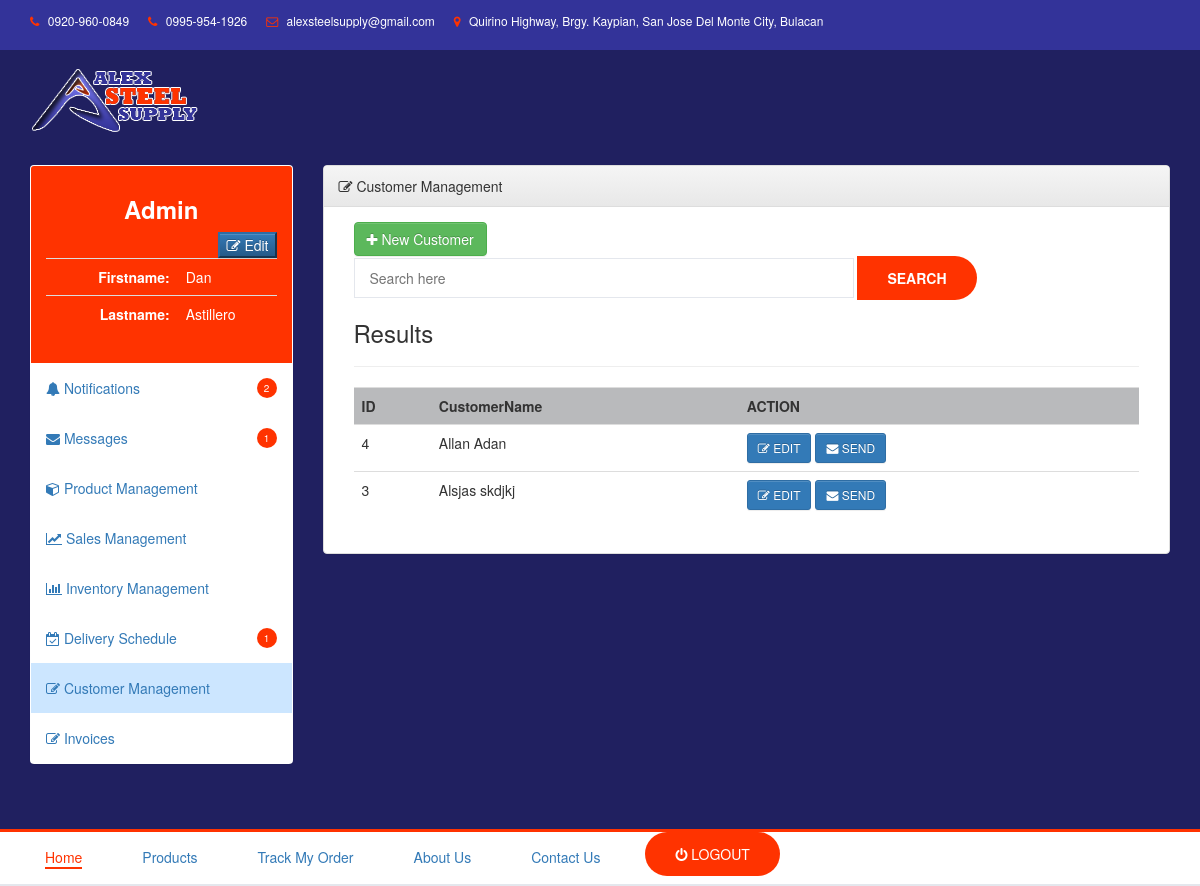
The page /admincustomer.php (signed in) on the database as committed earlier.
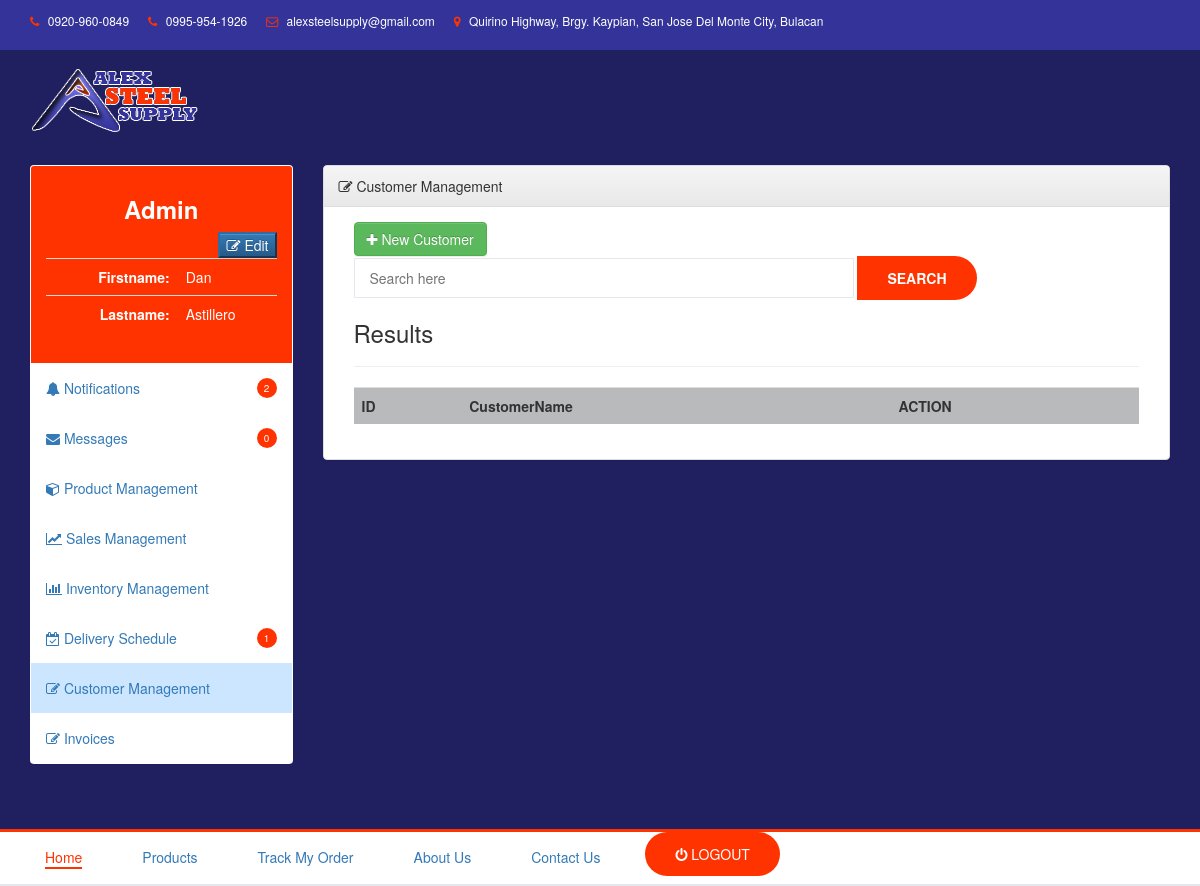
The same page on the database as committed later.
### tables this page shows
CREATE TABLE IF NOT EXISTS `myaccounttbl` (
  `accountid` int(10) NOT NULL AUTO_INCREMENT,
  `usertype` varchar(20) NOT NULL,
  `myaccountID` varchar(50) NOT NULL,
  `firstname` varchar(100) NOT NULL,
  `lastname` varchar(100) NOT NULL,
  `company` varchar(100) NOT NULL,
  `tin` varchar(100) NOT NULL,
  `gender` varchar(5) NOT NULL,
  `image` varchar(150) NOT NULL,
  `houseno` varchar(100) NOT NULL,
  `barangay` varchar(100) NOT NULL,
  `municipal` varchar(100) NOT NULL,
  `province` varchar(100) NOT NULL,
  `zipcode` varchar(10) NOT NULL,
  `mobileno` varchar(20) NOT NULL,
  `email` varchar(100) NOT NULL,
  `username` varchar(100) NOT NULL,
  `password` varchar(100) NOT NULL,
  PRIMARY KEY (`accountid`)
);

### function2.php (called while the page is built)
<?php
function countmessage($id){
    include('connection.php');
    $sql="SELECT COUNT(messagetext) as messagecount FROM messagingtbl WHERE msgtoaccountid=".$id;
    $executeQuery=mysqli_query($con, $sql);
    $result=mysqli_fetch_array($executeQuery);
    $ibalik=$result['messagecount'];
    return $ibalik;
}
?>

### admincustomer.php (the view, shortened to what the changed rows need)
<?php
require_once("connection.php");
include('function2.php');
     $userprofile=$_SESSION['user_name'];
     if($userprofile==true){
         $query="SELECT * FROM `myaccounttbl` WHERE username='$userprofile' ";
         $data=mysqli_query($con, $query);
         $result=mysqli_fetch_assoc($data);
         $id=$result['accountid'];
     }
     @$search=$_GET['searchdata'];
     $userquery="SELECT * FROM `myaccounttbl` where `usertype`='user' ORDER BY `firstname` ";
     $userdata=mysqli_query($con, $userquery);
      $userquery2="SELECT * FROM `myaccounttbl` where lastname='$search' OR firstname='$search' OR `usertype`='user' ORDER BY `firstname` ";
       $userdata2=mysqli_query($con, $userquery2);
?>
<!DOCTYPE html>
<html lang="en">
    <head>
        <link type="text/css" rel="stylesheet" href="css/bootstrap.min.css"/>
        <link type="text/css" rel="stylesheet" href="bootstrap-3.3.7-dist/css/bootstrap.css"/>
        <link type="text/css" rel="stylesheet" href="css/slick.css"/>
        <link type="text/css" rel="stylesheet" href="css/slick-theme.css"/>
        <link type="text/css" rel="stylesheet" href="css/nouislider.min.css"/>
        <link rel="stylesheet" href="css/font-awesome.min.css">
        <link type="text/css" rel="stylesheet" href="css/style.css"/>
        <link rel="stylesheet" href="assets/bootstrap/css/bootstrap.min.css">
        <link rel="stylesheet" href="assets/fonts/font-awesome.min.css">
        <link rel="stylesheet" href="assets/css/styles.css">
        <link rel="stylesheet" href="assets/css/Pretty-Header.css">
        <link rel="stylesheet" href="assets/css/cool-link.css">
        <link rel="stylesheet" href="assets/css/slideInDown.css">
        <link rel="stylesheet" href="assets/css/slideInLeft.css">
        <link rel="stylesheet" href="assets/css/slideInRight.css">
        <link rel="stylesheet" href="assets/css/Pretty-Footer.css">
        <link rel="stylesheet" href="assets/css/Google-Style-Login.css">
        <link rel="stylesheet" href="assets/css/Google-Style-Login-1.css">
        <link rel="stylesheet" href="../../maxcdn.bootstrapcdn.com/bootstrap/3.3.6/css/bootstrap.min.css">
        <link rel="stylesheet" href="https://maxcdn.bootstrapcdn.com/bootstrap/3.4.1/css/bootstrap.min.css">
    </head>
    <body>
        <header>
            <div id="header">
                <div class="container">
                    <div class="row">
                <div class="col-md-12">
                <div class="row">
                    <div class="section">
                        <div class="container">
                            <div class="row">
                                 <div id="myaccount-section" class="col-md-3">
                                     <div class="panel">
                                           <div class="panel-heading" style="background-color: #ff3300; color: #fff;"><h3><center><b>  Admin </b> </center> </h3>
                                                        <table class="table table-responsive ">
                                                            <tr>
                                                                <th style="text-align: right;">Firstname: </th>
                                                            </tr style="text-align: right;">
                                                            <tr>
                                                                <th style="text-align: right;">Lastname: </th>
                                                            </tr>
                                                        </table>
                                           </div>
                                                <div class="panel-body">
                                                <a href="adminmessages.php">
                                                    <span><i class="fa fa-envelope"></i></span>
                                                    <span>Messages</span>
                                                    <div style=" float: right; top: -10px;  width: 20px;height: 20px; line-height: 20px; text-align: center; border-radius: 50%;font-size: 10px;color: #FFF;background-color: #ff3300;"><?php echo countmessage($id); ?></div>
                                                </a>
                                                </div>
                                            </div>
                                        </div>
                                         <div class="col-md-9">
                                        <div class="panel panel-default">
                                            <div class="panel-body">
                                                <div class="col-md-12">
                                                    <br>
                                                    <table class="table table-responsive table-hover">
                                                       <tr style="background-color: #B9BABC ">
                                                         <th style="text-align: left;">ID</th>
                                                         <th style="text-align: left;">CustomerName</th>
                                                         <th style="text-align: left;">ACTION</th>
                                                       </tr>
                                                       <?php
                                                       if(isset($_GET['searchdata'])){
                                                        while ($userresult2=mysqli_fetch_assoc($userdata2)) {
                                                       ?>
                                                       <tr>
                                                         <td> <?php echo $userresult2['accountid'] ?> </td>
                                                         <td> <?php echo $userresult2['firstname'] ."  " .$userresult2['lastname'] ?> </td>
                                                         <td>
                                                            <a href="admincustomeredit.php?id=<?php echo $userresult2['ID'] ?>">
                                                            <button class="btn btn-primary"> <span><i class="fa fa-edit"></i></span> EDIT </button>
                                                            </a>
                                                        </td>
                                                       </tr>
                                                       <?php
                                                                }
                                                           }else {
                                                            while ($userresult=mysqli_fetch_assoc($userdata)) {
                                                        ?>
                                                       <tr>
                                                         <td> <?php echo $userresult['accountid'] ?> </td>
                                                         <td> <?php echo $userresult['firstname'] ."  " .$userresult['lastname'] ?> </td>
                                                         <td>
                                                            <a href="admincustomeredit.php?id=<?php echo $userresult['accountid'] ?>">
                                                            <button class="btn btn-primary btn-sm " > <span><i class="fa fa-edit"></i></span> EDIT </button></a>
                                                           <button class="btn btn-primary btn-sm " data-toggle="modal" data-target="#sendmessage" onclick="sendmsg(<?php echo $userresult['accountid']; ?>)"> <span><i class="fa fa-envelope"></i></span> SEND </button>
                                                        </td>
                                                       </tr>
                                                        <?php
                                                            }
                                                           }
                                                       ?>
                                                    </table>
                                                </div>
                                            </div>
                                        </div>
                                        </div>
                                </div>
                            </div>
                        </div>
                        </div>
                        </div>
                    </div>
                </div>
            </div>
        </header>
    </body>
</html>

Rows that differ between the two databases and show on the page:
removed myaccounttbl: accountid "4", firstname "Allan", lastname "Adan"
removed myaccounttbl: accountid "3", firstname "Alsjas", lastname "skdjkj"
Other text that changed with them:
countmessage($id): "1" → "0"
